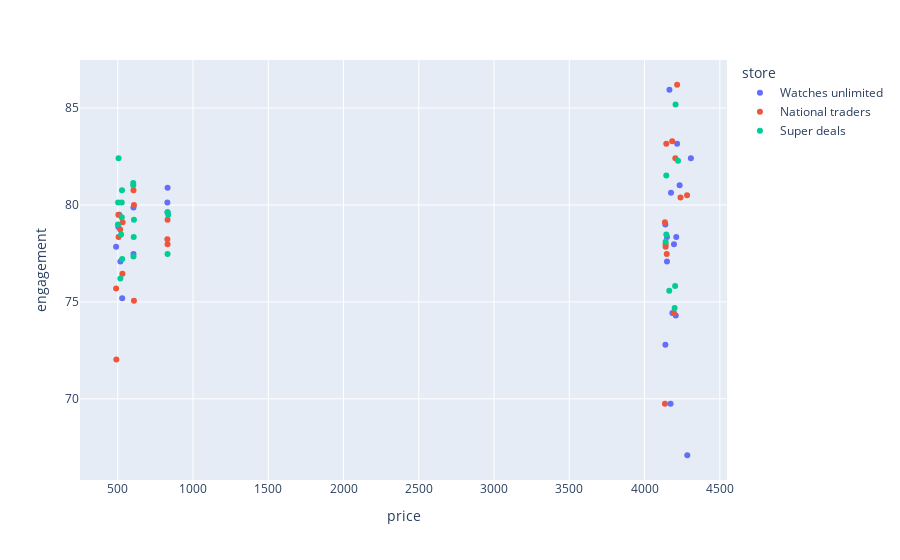

Source (notebook cell):
### Code cell
import plotly.express as px
# categories: model, store,condition
px.scatter(df, x="price", y="engagement", color="store")

### Figure 1 — Plotly figure (JSON) as saved in the notebook; plotly's stock layout.template omitted (floating-point values rounded to 4 significant figures)
{"data": [{"hovertemplate": "store=Watches unlimited<br>price=%{x}<br>engagement=%{y}<extra></extra>", "legendgroup": "Watches unlimited", "marker": {"color": "#636efa", "symbol": "circle"}, "mode": "markers", "name": "Watches unlimited", "orientation": "v", "showlegend": true, "type": "scatter", "x": [489, 504, 510, 517.5, 529.5, 604.5, 604.5, 829.5, 831, 4138.0, 4138.0, 4149, 4149, 4166.0, 4173, 4176, 4185, 4196.0, 4208.0, 4210.0, 4216.0, 831, 4233, 4284, 4308], "xaxis": "x", "y": [77.85, 78.86, 79.49, 77.09, 75.19, 77.47, 79.87, 80.13, 79.62, 78.99, 72.78, 78.35, 77.09, 85.95, 69.75, 80.63, 74.43, 77.97, 74.3, 78.35, 83.16, 80.89, 81.01, 67.09, 82.41], "yaxis": "y"}, {"hovertemplate": "store=National traders<br>price=%{x}<br>engagement=%{y}<extra></extra>", "legendgroup": "National traders", "marker": {"color": "#EF553B", "symbol": "circle"}, "mode": "markers", "name": "National traders", "orientation": "v", "showlegend": true, "type": "scatter", "x": [489, 490.5, 504, 505.5, 516, 531, 532.5, 604.5, 607.5, 607.5, 829.5, 831, 831, 4136.0, 4136.0, 4140, 4140, 4144.0, 4148.0, 4184.0, 4196.0, 4204.0, 4216.0, 4239, 4282.0], "xaxis": "x", "y": [75.7, 72.03, 79.49, 78.35, 78.73, 76.46, 79.11, 80.76, 75.06, 80, 78.23, 79.24, 77.97, 79.11, 69.75, 77.85, 77.97, 83.16, 77.47, 83.29, 74.43, 82.41, 86.2, 80.38, 80.51], "yaxis": "y"}, {"hovertemplate": "store=Super deals<br>price=%{x}<br>engagement=%{y}<extra></extra>", "legendgroup": "Super deals", "marker": {"color": "#00cc96", "symbol": "circle"}, "mode": "markers", "name": "Super deals", "orientation": "v", "showlegend": true, "type": "scatter", "x": [501, 502.5, 505.5, 517.5, 522, 526.5, 526.5, 528, 529.5, 603, 603, 604.5, 606, 607.5, 831, 831, 4140, 4144.0, 4144.0, 4164, 4200, 4203, 4206, 4222.0, 835.5], "xaxis": "x", "y": [78.99, 80.13, 82.41, 76.2, 78.48, 79.37, 80.13, 80.76, 77.22, 81.14, 81.01, 77.34, 78.35, 79.24, 79.62, 77.47, 78.1, 81.52, 78.48, 75.57, 74.68, 75.82, 85.19, 82.28, 79.49], "yaxis": "y"}], "layout": {"legend": {"title": {"text": "store"}, "tracegroupgap": 0}, "margin": {"t": 60}, "xaxis": {"anchor": "y", "domain": [0, 1], "title": {"text": "price"}}, "yaxis": {"anchor": "x", "domain": [0, 1], "title": {"text": "engagement"}}}}
